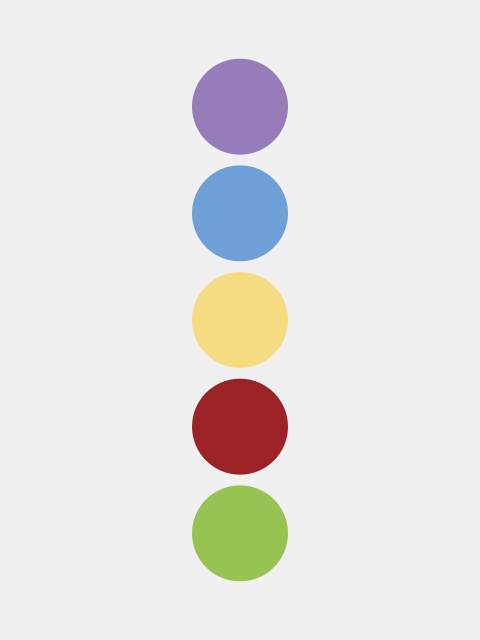
Frame 1 (no input)
Frame 2 (the mouse pressed at the canvas centre, redrawn once): identical to frame 1, image omitted

The Processing sketch that drew this single still picture (run headless with seeded random() and noise(); the mouse was pressed at the canvas centre and the sketch redrawn once):

// Processing sketch: inside_out
// ── inside_out.pde
// Manuale di Programmazione Cinematografica
// Daniele Olmisani, 2015

// Inside Out

final color PAPER = color(240);
final color[] INKS = new color[] {
  color(150, 125, 185),
  color(110, 160, 215),
  color(245, 220, 130),
  color(155, 35, 40),
  color(150, 195, 82)
};

void setup() {
  size(480, 640);
  noLoop();
}

void draw() {
  
  float delta = (float)height/(INKS.length+1);
  float size = 0.9*delta;
  
  translate(width/2.0, 0);
  
  background(PAPER);
  noStroke();
  
  for (int i=0; i<INKS.length; i++) {
    translate(0, delta);
    fill(INKS[i]);
    ellipse(0, 0, size, size);
  }
   
  save("inside-out.png");
}
